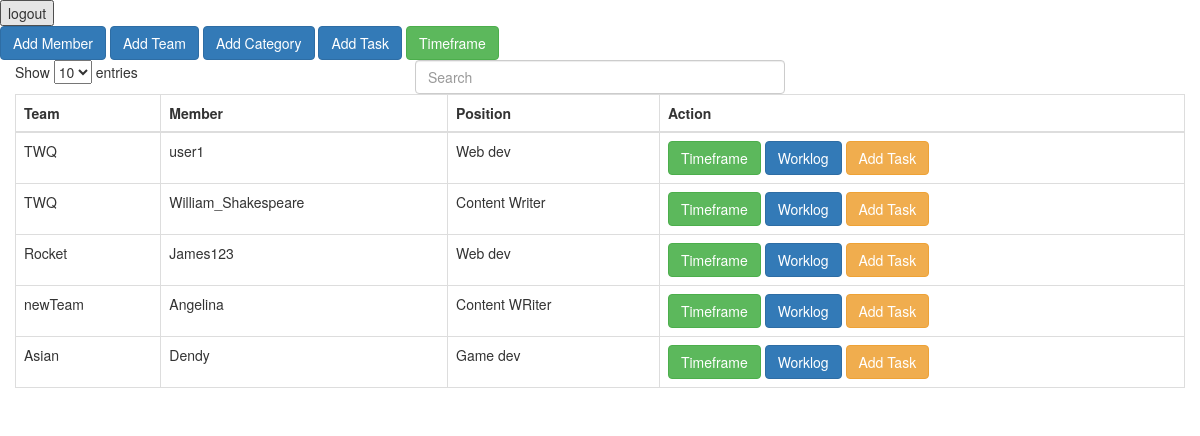
/admin-dashboard.php, run on the app's committed database.
### tables this page shows
CREATE TABLE `member_details` (
  `pk_id` int(25) NOT NULL,
  `user_id` int(25) NOT NULL,
  `username` varchar(25) NOT NULL,
  `team` varchar(50) NOT NULL,
  `position` varchar(80) NOT NULL,
  `settings` varchar(10) NOT NULL
);

### objects/member.php (called while the page is built, shortened)
<?php
class Member{
	private $con;
	private $table_members = "member_details";
	public function __construct($db){
		$this->con = $db;
	}
	public function readAllMembers(){
		$query = "SELECT * FROM ".$this->table_members." ORDER BY team DESC";
		$stmt = $this->con->prepare($query);
		$stmt->execute();
		return $stmt;
	}
}
?>

### admin-dashboard.php (the view, shortened to what this page needs)
 <?php
include_once 'header.php';
include_once 'objects/member.php';
$database = new Database();
$db = $database->getConnection();
?>
<div class="container-fluid">
	<div class="row">
		<input type="button" value="logout" class="logoutbtn" id="logout-btn"/>
	</div>
	<div class="row">
		<button class="btn btn-primary" id="add-member-btn">Add Member</button>
		<button class="btn btn-primary" id="add-team-btn">Add Team</button>
		<button class="btn btn-primary" id="add-category-btn">Add Category</button>
		<button class="btn btn-primary" id="add-task-btn">Add Task</button>
		<button class="btn btn-success" id="add-timeframe-btn">Timeframe</button>
	</div>
	<div class="row">
		<div class="col-xs-4">
			Show   <select name="cars">
				<?php
				for($i=10;$i>0;$i--){
					echo "<option value='".$i."'>".$i."</option>";
				}
				?>
  			</select> entries
		</div>
		<div class="col-xs-4 col-offset-xs-4">
			<input type="text" class="form-control" placeholder="Search">
		</div>
	</div>
	<div>
	<table class="table table-bordered">
    <thead>
      <tr>
        <th>Team</th>
        <th>Member</th>
        <th>Position</th>
        <th>Action</th>
      </tr>
    </thead>
    <tbody>
<?php
	$members = new Member($db);
	$stmt = $members->readAllMembers();
	while($row = $stmt->fetch(PDO::FETCH_ASSOC)){
		extract($row);
		echo "<tr>";
		echo "<td>{$team}</td>";
		echo "<td>{$username}</td>";
		echo "<td>{$position}</td>";
		echo "<td>
				<button class='btn btn-success admin-mem-tfBtn' value='{$user_id}' name='{$username}'>Timeframe</button>
				<button class='btn btn-primary admin-mem-worklog' value='{$user_id}' name='{$username}'>Worklog</button>
				<button class='btn btn-warning'>Add Task</button>
			  </td>";
		echo "</tr>";
	}
?>
    </tbody>
  </table>
  </div>
</div>
<?php
include_once 'footer.php';
?>

### data on the page
member_details: team "TWQ", username "user1", position "Web dev"
member_details: team "TWQ", username "William_Shakespeare", position "Content Writer"
member_details: team "Rocket", username "James123", position "Web dev"
member_details: team "newTeam", username "Angelina", position "Content WRiter"
member_details: team "Asian", username "Dendy", position "Game dev"

### other printed values
form field cars "10"
